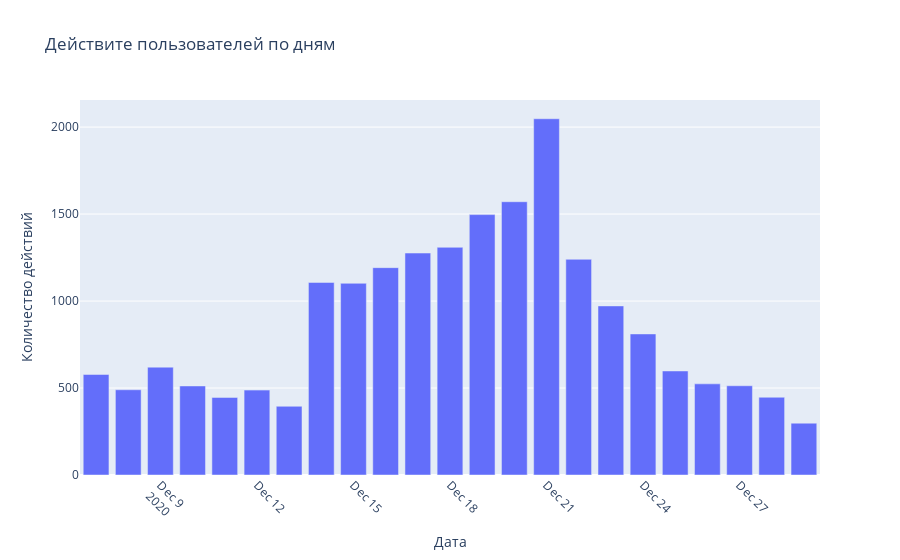

The notebook cell saved with this chart:
### Markdown cell above
Как можно увидеть, контрольная группа совершала больше действий. Медианное значение 6 против 4.

Изучим как распределялись события по дням.

### Code cell
events_count = a_b_rec.groupby('day_event_dt')['event_name'].count().reset_index().rename(columns={'day_event_dt': 'day', 'event_name': 'count'})

fig = px.bar(events_count, 
             y='count', 
             x= 'day', 
             title = 'Действите пользователей по дням' 
             )
fig.update_layout(yaxis_title = 'Количество действий',
                 xaxis_title = 'Дата'
                 )
fig.update_xaxes(tickangle=45)
fig.update_traces(hovertemplate = 'День : %{x} <br>Количество: %{y}')

fig.show()

### Figure 1 — Plotly figure (JSON) as saved in the notebook; plotly's stock layout.template omitted (floating-point values rounded to 4 significant figures)
{"data": [{"alignmentgroup": "True", "hovertemplate": "День : %{x} <br>Количество: %{y}", "legendgroup": "", "marker": {"color": "#636efa", "pattern": {"shape": ""}}, "name": "", "offsetgroup": "", "orientation": "v", "showlegend": false, "textposition": "auto", "type": "bar", "x": ["2020-12-07T00:00:00", "2020-12-08T00:00:00", "2020-12-09T00:00:00", "2020-12-10T00:00:00", "2020-12-11T00:00:00", "2020-12-12T00:00:00", "2020-12-13T00:00:00", "2020-12-14T00:00:00", "2020-12-15T00:00:00", "2020-12-16T00:00:00", "2020-12-17T00:00:00", "2020-12-18T00:00:00", "2020-12-19T00:00:00", "2020-12-20T00:00:00", "2020-12-21T00:00:00", "2020-12-22T00:00:00", "2020-12-23T00:00:00", "2020-12-24T00:00:00", "2020-12-25T00:00:00", "2020-12-26T00:00:00", "2020-12-27T00:00:00", "2020-12-28T00:00:00", "2020-12-29T00:00:00"], "xaxis": "x", "y": [578, 490, 620, 512, 446, 488, 395, 1107, 1102, 1192, 1276, 1309, 1497, 1571, 2048, 1240, 972, 811, 598, 524, 513, 447, 298], "yaxis": "y"}], "layout": {"barmode": "relative", "legend": {"tracegroupgap": 0}, "title": {"text": "Действите пользователей по дням"}, "xaxis": {"anchor": "y", "domain": [0, 1], "tickangle": 45, "title": {"text": "Дата"}}, "yaxis": {"anchor": "x", "domain": [0, 1], "title": {"text": "Количество действий"}}}}
